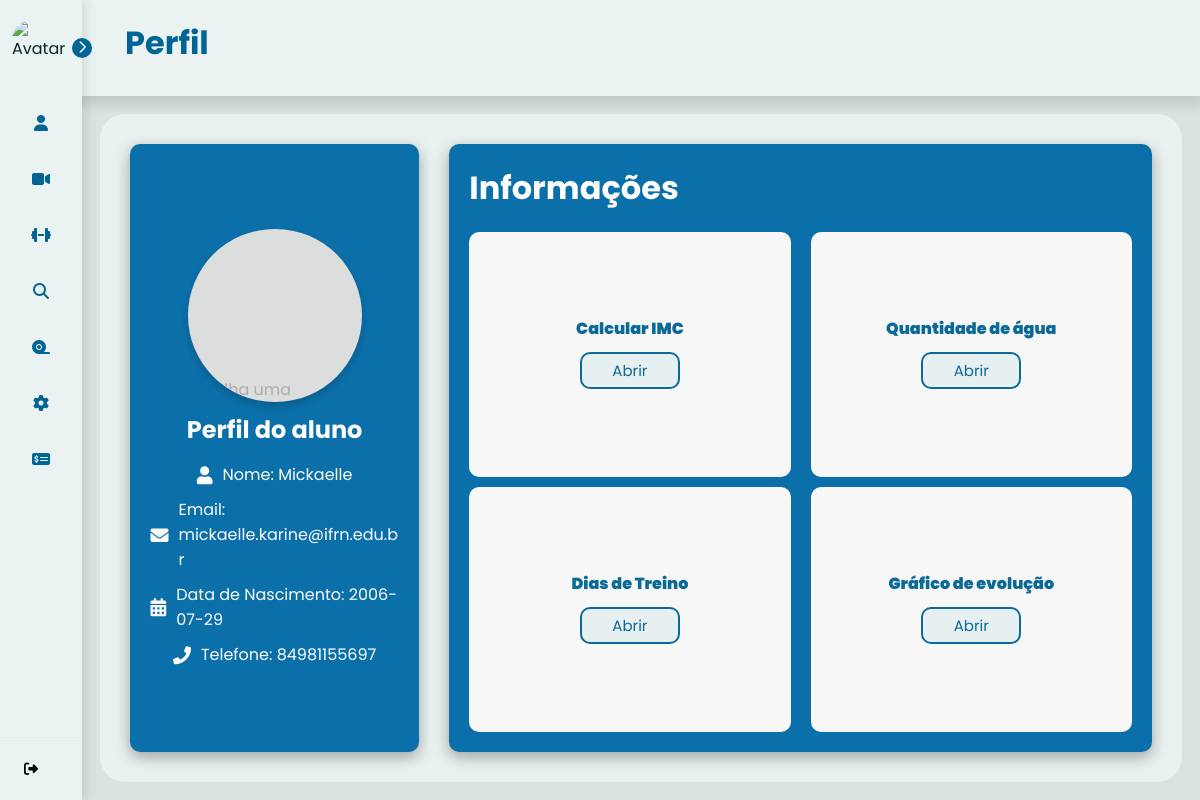
The app's page /profile (signed in), older data.
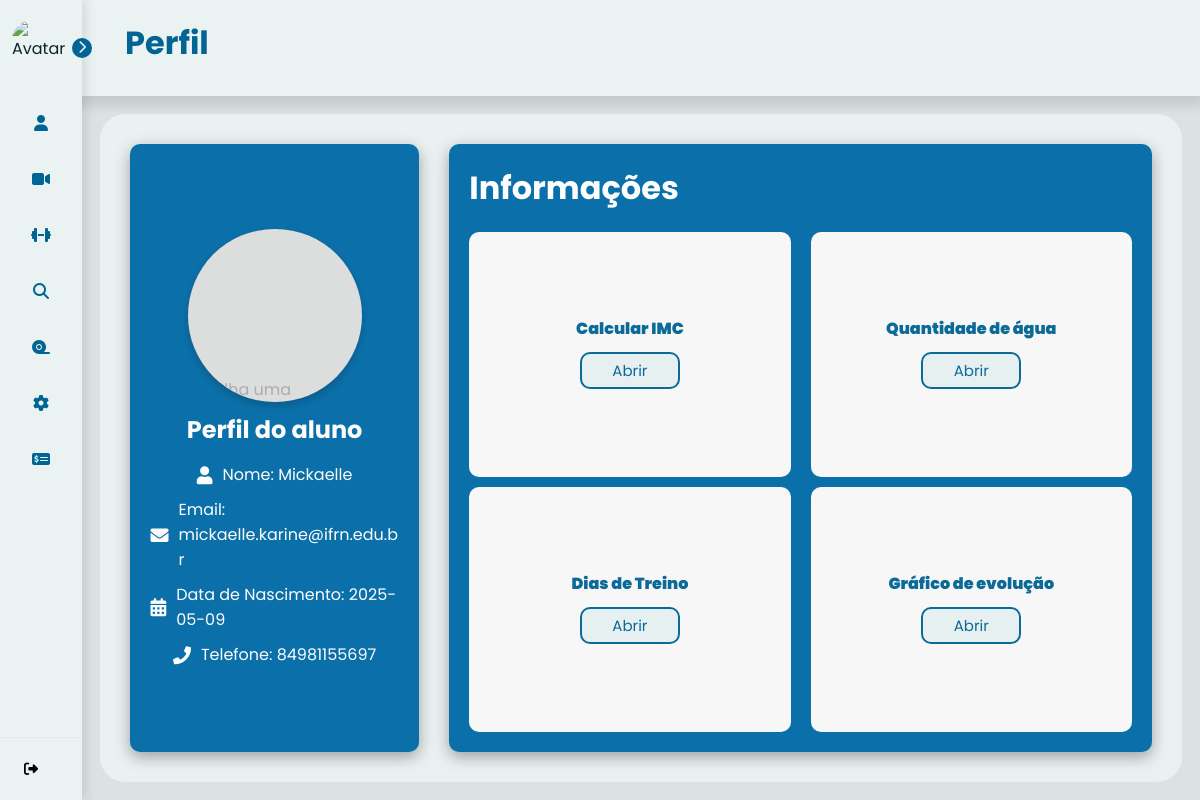
The same page, newer data.
### tables this page shows
CREATE TABLE users (
    use_id INTEGER PRIMARY KEY AUTOINCREMENT,
    use_nome TEXT NOT NULL,
    use_senha TEXT NOT NULL,
    use_email TEXT NOT NULL,
    use_telefone TEXT NOT NULL,
    use_data_nascimento DATE NOT NULL,
    use_genero TEXT NOT NULL,
    use_tipo_usuario TEXT NOT NULL,
    use_dias_treino INT,
    use_horario_treino TIME,
    use_dias_trabalho INT ,
    use_horario_trabalho TIME,
    use_idade INT,
    use_peso FLOAT,
    use_altura FLOAT,
    use_foco_treino VARCHAR(90), /*foco do treino que o aluno quer desenvolver*/
    use_tipo_treino VARCHAR(90), /*tipo do treino que o personal gosta de ensinar*/
    use_contador INTEGER DEFAULT 0
);

### controllers/ProfileController.py (the view)
@profile_bp.route('/profile')
@login_required
def profile():
    user_id = current_user.get_id()
    user = User.get(user_id)
    total_treinos = Treino.contar_treinos(user_id)
    if user:
        user.total_treinos = total_treinos
        return render_template('profile.html', user_info=user)
    else:
        flash("Usuário não encontrado.")
        return redirect(url_for('index'))

### app.py (called while the page is built)
@login_manager.user_loader
def load_user(user_id):
    return User.get(user_id)

### models/Training.py (called while the page is built)
    @classmethod
    def contar_treinos(cls, user_id):
        conn = obter_conexao()
        count = conn.execute(
            'SELECT COUNT(*) FROM dias_treino WHERE user_id = ?',
            (user_id,)
        ).fetchone()[0]
        conn.close()
        return count

### models/User.py (called while the page is built)
    def get_id(self):
        return self.id

### models/__init__.py (called while the page is built)
def obter_conexao():
    conn = sqlite3.connect('database.db')
    conn.row_factory = sqlite3.Row
    return conn

### templates/profile.html (shortened to what this page needs)
{% extends "base.html" %}
{% block titlePage %} Perfil {% endblock %}
{% block content %}
<div class="profile-page">
    <div class="profile-container1">
        <label class="picture" for="picture__input" tabIndex="0">
            <span class="picture__image">Escolha uma imagem</span>
        </label>
        <h2>Perfil do {{ user_info.tipo_usuario}}</h2>
        <div class="profile-info1">
            <div class="info-item">
                <i class="fas fa-user"></i>
                <p>Nome: {{ user_info.nome }}</p>
            </div>
            <div class="info-item">
                <i class="fas fa-envelope"></i>
                <p>Email: {{ user_info.email }}</p>
            </div>
            <div class="info-item">
                <i class="fas fa-calendar-alt"></i>
                <p>Data de Nascimento: {{ user_info.data_nascimento }} </p>
            </div>
            <div class="info-item">
                <i class="fas fa-phone"></i>
                <p>Telefone: {{ user_info.telefone }}</p>
            </div>
        </div>
    </div>
    <div class="profile-container2">
        <h1>Informações</h1>
        <div class="profile-info2">
            <div class="info2-items">
                <div class="info2-item-text fas " style="color:#006494;">
                    <p>Calcular IMC</p>
                </div>
                <div class="info2-buttons" onclick="openModal('modal1')">Abrir</div>
            </div>
            <div class="info2-items">
                <div class="info2-item-text fas " style="color:#006494;">
                    <p>Quantidade de água</p>
                </div>
                <div class="info2-buttons" onclick="openModal('modal')">Abrir</div>
            </div>
            <div class="info2-items">
                <div class="info2-item-text fas " style="color:#006494;">
                    <p> Dias de Treino </p>
                </div>
                <div class="info2-buttons" onclick="openModal('modal3')">Abrir</div>
            </div>
            <div class="info2-items">
                <div class="info2-item-text fas " style="color:#006494;">
                    <p> Gráfico de evolução</p>
                </div>
                <div class="info2-buttons" onclick="openModal('modal4')">Abrir</div>
            </div>
        </div>
    </div>
</div>
{% endblock %}

Row changes from the older to the newer data that the page shows:
changed users "aluno": data_nascimento "2006-07-29" → "2025-05-09"
